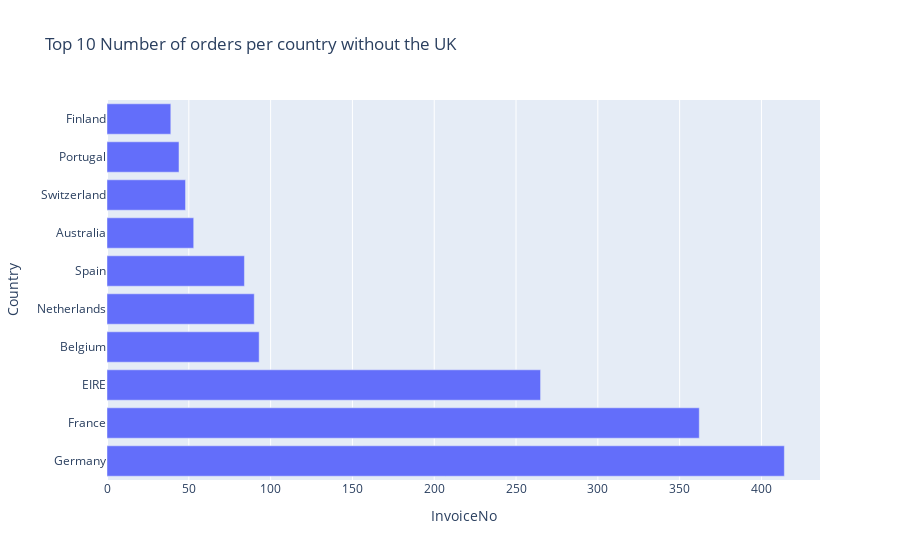

The notebook cell saved with this chart:
### Markdown cell above
UK has more number of orders witk 16k Invoice numbers

### Code cell
Country_Data = df[df['Country'] != "United Kingdom"].groupby("Country")["InvoiceNo"].nunique().sort_values(ascending = False).reset_index().head(10)
fig = px.bar(Country_Data, x= "InvoiceNo", y='Country', title= "Top 10 Number of orders per country without the UK")
#fig.show(renderer='png', height=700, width=1000)
fig.show( height=700, width=1000)

### Figure 1 — Plotly figure (JSON) as saved in the notebook; plotly's stock layout.template omitted (floating-point values rounded to 4 significant figures)
{"data": [{"alignmentgroup": "True", "hovertemplate": "InvoiceNo=%{x}<br>Country=%{y}<extra></extra>", "legendgroup": "", "marker": {"color": "#636efa", "pattern": {"shape": ""}}, "name": "", "offsetgroup": "", "orientation": "h", "showlegend": false, "textposition": "auto", "type": "bar", "x": [414, 362, 265, 93, 90, 84, 53, 48, 44, 39], "xaxis": "x", "y": ["Germany", "France", "EIRE", "Belgium", "Netherlands", "Spain", "Australia", "Switzerland", "Portugal", "Finland"], "yaxis": "y"}], "layout": {"barmode": "relative", "legend": {"tracegroupgap": 0}, "title": {"text": "Top 10 Number of orders per country without the UK"}, "xaxis": {"anchor": "y", "domain": [0, 1], "title": {"text": "InvoiceNo"}}, "yaxis": {"anchor": "x", "domain": [0, 1], "title": {"text": "Country"}}}}
